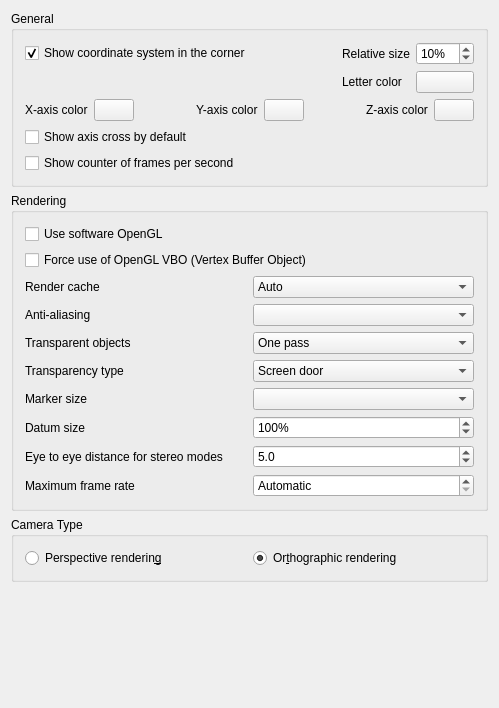
<?xml version="1.0" encoding="UTF-8"?>
<!-- Modified 2026 by SlobCoder for the FreeCAD-LIGHTING fork - see FORK-CHANGES.md. -->
<ui version="4.0">
 <class>Gui::Dialog::DlgSettings3DView</class>
 <widget class="QWidget" name="Gui::Dialog::DlgSettings3DView">
  <property name="geometry">
   <rect>
    <x>0</x>
    <y>0</y>
    <width>499</width>
    <height>708</height>
   </rect>
  </property>
  <property name="windowTitle">
   <string>3D View</string>
  </property>
  <layout class="QVBoxLayout" name="verticalLayout_2">
   <item>
    <widget class="QGroupBox" name="GroupBoxGeneral">
     <property name="enabled">
      <bool>true</bool>
     </property>
     <property name="title">
      <string>General</string>
     </property>
     <layout class="QVBoxLayout" name="verticalLayout">
      <item>
       <layout class="QGridLayout" name="gridLayoutCoord">
        <item row="0" column="0">
         <widget class="Gui::PrefCheckBox" name="CheckBox_CornerCoordSystem">
          <property name="toolTip">
           <string>Main coordinate system will always be shown in
lower right corner within opened files</string>
          </property>
          <property name="text">
           <string>Show coordinate system in the corner</string>
          </property>
          <property name="checked">
           <bool>true</bool>
          </property>
          <property name="prefEntry" stdset="0">
           <cstring>CornerCoordSystem</cstring>
          </property>
          <property name="prefPath" stdset="0">
           <cstring>View</cstring>
          </property>
         </widget>
        </item>
        <item row="0" column="1">
         <spacer name="horizontalSpacerCoord">
          <property name="orientation">
           <enum>Qt::Orientation::Horizontal</enum>
          </property>
          <property name="sizeHint" stdset="0">
           <size>
            <width>40</width>
            <height>0</height>
           </size>
          </property>
         </spacer>
        </item>
        <item row="0" column="2">
         <widget class="QLabel" name="labelCoordSize">
          <property name="text">
           <string>Relative size</string>
          </property>
          <property name="alignment">
           <set>Qt::AlignmentFlag::AlignRight|Qt::AlignmentFlag::AlignTrailing|Qt::AlignmentFlag::AlignVCenter</set>
          </property>
         </widget>
        </item>
        <item row="0" column="3">
         <widget class="Gui::PrefSpinBox" name="SpinBox_CornerCoordSystemSize">
          <property name="toolTip">
           <string>Size of main coordinate system representation
in the corner in % of height/width of the viewport</string>
          </property>
          <property name="suffix">
           <string notr="true">%</string>
          </property>
          <property name="minimum">
           <number>2</number>
          </property>
          <property name="maximum">
           <number>100</number>
          </property>
          <property name="value">
           <number>10</number>
          </property>
          <property name="prefEntry" stdset="0">
           <cstring>CornerCoordSystemSize</cstring>
          </property>
          <property name="prefPath" stdset="0">
           <cstring>View</cstring>
          </property>
         </widget>
        </item>
        <item row="1" column="2">
         <widget class="QLabel" name="axisLetterColorLabel">
          <property name="text">
           <string>Letter color</string>
          </property>
         </widget>
        </item>
        <item row="1" column="3">
         <widget class="Gui::PrefColorButton" name="axisLetterColor">
          <property name="toolTip">
           <string>Axis letter and FPS counter color</string>
          </property>
          <property name="color">
           <color>
            <red>0</red>
            <green>0</green>
            <blue>0</blue>
           </color>
          </property>
          <property name="prefEntry" stdset="0">
           <cstring>AxisLetterColor</cstring>
          </property>
          <property name="prefPath" stdset="0">
           <cstring>View</cstring>
          </property>
         </widget>
        </item>
       </layout>
      </item>
      <item>
       <layout class="QHBoxLayout" name="horizontalLayout_2">
        <item>
         <widget class="QLabel" name="xAxisLabel">
          <property name="text">
           <string>X-axis color</string>
          </property>
         </widget>
        </item>
        <item>
         <widget class="Gui::PrefColorButton" name="xAxisColor">
          <property name="text">
           <string/>
          </property>
          <property name="color">
           <color>
            <red>204</red>
            <green>51</green>
            <blue>51</blue>
           </color>
          </property>
          <property name="prefEntry" stdset="0">
           <cstring>AxisXColor</cstring>
          </property>
          <property name="prefPath" stdset="0">
           <cstring>View</cstring>
          </property>
         </widget>
        </item>
        <item>
         <spacer name="horizontalSpacer_2">
          <property name="orientation">
           <enum>Qt::Orientation::Horizontal</enum>
          </property>
          <property name="sizeHint" stdset="0">
           <size>
            <width>40</width>
            <height>20</height>
           </size>
          </property>
         </spacer>
        </item>
        <item>
         <widget class="QLabel" name="yAxisLabel">
          <property name="text">
           <string>Y-axis color</string>
          </property>
         </widget>
        </item>
        <item>
         <widget class="Gui::PrefColorButton" name="yAxisColor">
          <property name="text">
           <string/>
          </property>
          <property name="color">
           <color>
            <red>51</red>
            <green>204</green>
            <blue>51</blue>
           </color>
          </property>
          <property name="prefEntry" stdset="0">
           <cstring>AxisYColor</cstring>
          </property>
          <property name="prefPath" stdset="0">
           <cstring>View</cstring>
          </property>
         </widget>
        </item>
        <item>
         <spacer name="horizontalSpacer_3">
          <property name="orientation">
           <enum>Qt::Orientation::Horizontal</enum>
          </property>
          <property name="sizeHint" stdset="0">
           <size>
            <width>40</width>
            <height>20</height>
           </size>
          </property>
         </spacer>
        </item>
        <item>
         <widget class="QLabel" name="zAxisLabel">
          <property name="text">
           <string>Z-axis color</string>
          </property>
         </widget>
        </item>
        <item>
         <widget class="Gui::PrefColorButton" name="zAxisColor">
          <property name="text">
           <string/>
          </property>
          <property name="color">
           <color>
            <red>51</red>
            <green>51</green>
            <blue>204</blue>
           </color>
          </property>
          <property name="prefEntry" stdset="0">
           <cstring>AxisZColor</cstring>
          </property>
          <property name="prefPath" stdset="0">
           <cstring>View</cstring>
          </property>
         </widget>
        </item>
       </layout>
      </item>
      <item>
       <widget class="Gui::PrefCheckBox" name="CheckBox_ShowAxisCross">
        <property name="toolTip">
         <string>Axis cross will be shown by default at file
opening or creation</string>
        </property>
        <property name="text">
         <string>Show axis cross by default</string>
        </property>
        <property name="prefEntry" stdset="0">
         <cstring>ShowAxisCross</cstring>
        </property>
        <property name="prefPath" stdset="0">
         <cstring>View</cstring>
        </property>
       </widget>
      </item>
      <item>
       <widget class="Gui::PrefCheckBox" name="CheckBox_ShowFPS">
        <property name="toolTip">
         <string>Time needed for last operation and resulting frame rate
will be shown at the lower left corner in opened files</string>
        </property>
        <property name="text">
         <string>Show counter of frames per second</string>
        </property>
        <property name="prefEntry" stdset="0">
         <cstring>ShowFPS</cstring>
        </property>
        <property name="prefPath" stdset="0">
         <cstring>View</cstring>
        </property>
       </widget>
      </item>
     </layout>
    </widget>
   </item>
   <item>
    <widget class="QGroupBox" name="GroupBox12">
     <property name="enabled">
      <bool>true</bool>
     </property>
     <property name="title">
      <string>Rendering</string>
     </property>
     <layout class="QVBoxLayout" name="verticalLayout_3">
      <item>
       <widget class="Gui::PrefCheckBox" name="CheckBox_use_SW_OpenGL">
        <property name="toolTip">
         <string>This option is useful for troubleshooting graphics card and driver problems.
Changing this option requires a restart of the application.</string>
        </property>
        <property name="text">
         <string>Use software OpenGL</string>
        </property>
        <property name="prefEntry" stdset="0">
         <cstring>UseSoftwareOpenGL</cstring>
        </property>
        <property name="prefPath" stdset="0">
         <cstring>OpenGL</cstring>
        </property>
       </widget>
      </item>
      <item>
       <widget class="Gui::PrefCheckBox" name="CheckBox_useVBO">
        <property name="toolTip">
         <string>A VBO is an OpenGL feature that enables uploading geometry data
to the graphics card, and is how efficient 3D rendering is done
on modern hardware.
This feature might not be used by default if you are running old
hardware or drivers. By selecting this option its usage will be
forcibly enabled.

Note: Turning this on is typically not required. If you do,
remember to report this setting as enabled when seeking support.</string>
        </property>
        <property name="text">
         <string>Force use of OpenGL VBO (Vertex Buffer Object)</string>
        </property>
        <property name="prefEntry" stdset="0">
         <cstring>UseVBO</cstring>
        </property>
        <property name="prefPath" stdset="0">
         <cstring>View</cstring>
        </property>
       </widget>
      </item>
      <item>
       <layout class="QGridLayout" name="gridLayout">
        <item row="0" column="0">
         <widget class="QLabel" name="renderCacheLabel">
          <property name="text">
           <string>Render cache</string>
          </property>
         </widget>
        </item>
        <item row="6" column="0">
         <widget class="QLabel" name="textLabel1">
          <property name="text">
           <string>Eye to eye distance for stereo modes</string>
          </property>
         </widget>
        </item>
        <item row="0" column="1">
         <widget class="QComboBox" name="renderCache">
          <property name="minimumSize">
           <size>
            <width>120</width>
            <height>0</height>
           </size>
          </property>
          <property name="toolTip">
           <string>'Render caching' is another way to say 'Rendering acceleration'.
There are 3 options available to achieve this:
1) 'Auto' (default), let Coin3D decide where to cache.
2) 'Distributed', manually turn on cache for all view provider root node.
3) 'Centralized', manually turn off cache in all nodes of all view provider, and
only cache at the scene graph root node. This offers the fastest rendering speed
but slower response to any scene changes.</string>
          </property>
          <property name="currentIndex">
           <number>0</number>
          </property>
          <item>
           <property name="text">
            <string>Auto</string>
           </property>
          </item>
          <item>
           <property name="text">
            <string>Distributed</string>
           </property>
          </item>
          <item>
           <property name="text">
            <string>Centralized</string>
           </property>
          </item>
         </widget>
        </item>
        <item row="1" column="1">
         <widget class="QComboBox" name="comboAliasing">
          <property name="minimumSize">
           <size>
            <width>120</width>
            <height>0</height>
           </size>
          </property>
          <property name="toolTip">
           <string>Method of multisample anti-aliasing</string>
          </property>
         </widget>
        </item>
        <item row="1" column="0">
         <widget class="QLabel" name="aliasingLAbel">
          <property name="text">
           <string>Anti-aliasing</string>
          </property>
         </widget>
        </item>
        <item row="6" column="1">
         <widget class="Gui::PrefDoubleSpinBox" name="FloatSpinBox_EyeDistance">
          <property name="minimumSize">
           <size>
            <width>120</width>
            <height>0</height>
           </size>
          </property>
          <property name="toolTip">
           <string>Eye-to-eye distance used for stereo projections.
The specified value is a factor that will be multiplied with the
bounding box size of the 3D object that is currently displayed.</string>
          </property>
          <property name="decimals">
           <number>1</number>
          </property>
          <property name="minimum">
           <double>0.100000000000000</double>
          </property>
          <property name="maximum">
           <double>1000.000000000000000</double>
          </property>
          <property name="singleStep">
           <double>2.000000000000000</double>
          </property>
          <property name="value">
           <double>5.000000000000000</double>
          </property>
          <property name="prefEntry" stdset="0">
           <cstring>EyeDistance</cstring>
          </property>
          <property name="prefPath" stdset="0">
           <cstring>View</cstring>
          </property>
         </widget>
        </item>
        <item row="2" column="1">
         <widget class="Gui::PrefComboBox" name="comboTransparentRender">
          <property name="minimumSize">
           <size>
            <width>120</width>
            <height>0</height>
           </size>
          </property>
          <property name="toolTip">
           <string>Render types of transparent objects</string>
          </property>
          <property name="prefEntry" stdset="0">
           <cstring>TransparentObjectRenderType</cstring>
          </property>
          <property name="prefPath" stdset="0">
           <cstring>View</cstring>
          </property>
          <item>
           <property name="text">
            <string>One pass</string>
           </property>
          </item>
          <item>
           <property name="text">
            <string>Backface pass</string>
           </property>
          </item>
         </widget>
        </item>
        <item row="2" column="0">
         <widget class="QLabel" name="transparentRenderLabel">
          <property name="toolTip">
           <string/>
          </property>
          <property name="text">
           <string>Transparent objects</string>
          </property>
         </widget>
        </item>
        <item row="3" column="0">
         <widget class="QLabel" name="transparencyTypeLabel">
          <property name="toolTip">
           <string>Rendering strategy for transparent geometry. The item order matches the SoGLRenderAction transparency types.</string>
          </property>
          <property name="text">
           <string>Transparency type</string>
          </property>
         </widget>
        </item>
        <item row="3" column="1">
         <widget class="Gui::PrefComboBox" name="comboTransparencyType">
          <property name="toolTip">
           <string>Rendering strategy for transparent objects. "Per-pixel linked list (OIT)" computes the transparency ordering completely on the GPU, per pixel: most accurate and fast for complex models, requires the Coin fork.</string>
          </property>
          <property name="prefEntry" stdset="0">
           <cstring>TransparencyType</cstring>
          </property>
          <property name="prefPath" stdset="0">
           <cstring>View</cstring>
          </property>
          <item>
           <property name="text">
            <string>Screen door</string>
           </property>
          </item>
          <item>
           <property name="text">
            <string>Add</string>
           </property>
          </item>
          <item>
           <property name="text">
            <string>Delayed add</string>
           </property>
          </item>
          <item>
           <property name="text">
            <string>Sorted object add</string>
           </property>
          </item>
          <item>
           <property name="text">
            <string>Blend</string>
           </property>
          </item>
          <item>
           <property name="text">
            <string>Delayed blend</string>
           </property>
          </item>
          <item>
           <property name="text">
            <string>Sorted object blend (default)</string>
           </property>
          </item>
          <item>
           <property name="text">
            <string>Sorted object sorted triangle add</string>
           </property>
          </item>
          <item>
           <property name="text">
            <string>Sorted object sorted triangle blend</string>
           </property>
          </item>
          <item>
           <property name="text">
            <string>None</string>
           </property>
          </item>
          <item>
           <property name="text">
            <string>Sorted layers blend</string>
           </property>
          </item>
          <item>
           <property name="text">
            <string>Per-pixel linked list (OIT)</string>
           </property>
          </item>
         </widget>
        </item>
        <item row="4" column="0">
         <widget class="QLabel" name="markerSizeLabel">
          <property name="toolTip">
           <string/>
          </property>
          <property name="text">
           <string>Marker size</string>
          </property>
         </widget>
        </item>
        <item row="4" column="1">
         <widget class="QComboBox" name="boxMarkerSize">
          <property name="minimumSize">
           <size>
            <width>120</width>
            <height>0</height>
           </size>
          </property>
          <property name="toolTip">
           <string>Size of vertices in the Sketcher, TechDraw and other workbenches</string>
          </property>
         </widget>
        </item>
        <item row="5" column="0">
         <widget class="QLabel" name="markerSizeLabel_2">
          <property name="toolTip">
           <string/>
          </property>
          <property name="text">
           <string>Datum size</string>
          </property>
         </widget>
        </item>
        <item row="5" column="1">
         <widget class="Gui::PrefDoubleSpinBox" name="FloatSpinBox_DatumScale">
          <property name="minimumSize">
           <size>
            <width>120</width>
            <height>0</height>
           </size>
          </property>
          <property name="toolTip">
           <string>Size of core datum objects</string>
          </property>
          <property name="suffix">
           <string>%</string>
          </property>
          <property name="decimals">
           <number>0</number>
          </property>
          <property name="minimum">
           <double>0.000000000000000</double>
          </property>
          <property name="maximum">
           <double>400.000000000000000</double>
          </property>
          <property name="singleStep">
           <double>5.000000000000000</double>
          </property>
          <property name="value">
           <double>100.000000000000000</double>
          </property>
          <property name="prefEntry" stdset="0">
           <cstring>DatumScale</cstring>
          </property>
          <property name="prefPath" stdset="0">
           <cstring>View</cstring>
          </property>
         </widget>
        </item>
        <item row="7" column="0">
         <widget class="QLabel" name="maxFrameRateLabel">
          <property name="text">
           <string>Maximum frame rate</string>
          </property>
         </widget>
        </item>
        <item row="7" column="1">
         <widget class="Gui::PrefSpinBox" name="SpinBox_MaxFrameRate">
          <property name="minimumSize">
           <size>
            <width>120</width>
            <height>0</height>
           </size>
          </property>
          <property name="toolTip">
           <string>Upper limit on how often the 3D view is redrawn.
'Automatic' follows the refresh rate of the display, since drawing
faster than the display can show only wastes graphics card work.
Set to 0 to redraw as fast as the graphics driver allows.</string>
          </property>
          <property name="specialValueText">
           <string>Automatic</string>
          </property>
          <property name="suffix">
           <string> FPS</string>
          </property>
          <property name="minimum">
           <number>-1</number>
          </property>
          <property name="maximum">
           <number>1000</number>
          </property>
          <property name="value">
           <number>-1</number>
          </property>
          <property name="prefEntry" stdset="0">
           <cstring>MaxFrameRate</cstring>
          </property>
          <property name="prefPath" stdset="0">
           <cstring>View</cstring>
          </property>
         </widget>
        </item>
       </layout>
      </item>
     </layout>
    </widget>
   </item>
   <item>
    <widget class="QGroupBox" name="groupBoxCamera">
     <property name="title">
      <string>Camera Type</string>
     </property>
     <layout class="QGridLayout" name="gridLayout1">
      <property name="leftMargin">
       <number>11</number>
      </property>
      <property name="topMargin">
       <number>11</number>
      </property>
      <property name="rightMargin">
       <number>11</number>
      </property>
      <property name="bottomMargin">
       <number>11</number>
      </property>
      <property name="spacing">
       <number>6</number>
      </property>
      <item row="0" column="0">
       <widget class="Gui::PrefRadioButton" name="radioPerspective">
        <property name="toolTip">
         <string>Objects will appear in a perspective projection</string>
        </property>
        <property name="text">
         <string>Perspective renderin&amp;g</string>
        </property>
        <property name="prefEntry" stdset="0">
         <cstring>Perspective</cstring>
        </property>
        <property name="prefPath" stdset="0">
         <cstring>View</cstring>
        </property>
       </widget>
      </item>
      <item row="0" column="1">
       <widget class="Gui::PrefRadioButton" name="radioOrthographic">
        <property name="toolTip">
         <string>Objects will be in orthographic projection</string>
        </property>
        <property name="text">
         <string>Or&amp;thographic rendering</string>
        </property>
        <property name="checked">
         <bool>true</bool>
        </property>
        <property name="prefEntry" stdset="0">
         <cstring>Orthographic</cstring>
        </property>
        <property name="prefPath" stdset="0">
         <cstring>View</cstring>
        </property>
       </widget>
      </item>
     </layout>
    </widget>
   </item>
   <item>
    <spacer>
     <property name="orientation">
      <enum>Qt::Orientation::Vertical</enum>
     </property>
     <property name="sizeHint" stdset="0">
      <size>
       <width>455</width>
       <height>16</height>
      </size>
     </property>
    </spacer>
   </item>
  </layout>
 </widget>
 <layoutdefault spacing="6" margin="11"/>
 <customwidgets>
  <customwidget>
   <class>Gui::ColorButton</class>
   <extends>QPushButton</extends>
   <header>Gui/Widgets.h</header>
  </customwidget>
  <customwidget>
   <class>Gui::PrefSpinBox</class>
   <extends>QSpinBox</extends>
   <header>Gui/PrefWidgets.h</header>
  </customwidget>
  <customwidget>
   <class>Gui::PrefColorButton</class>
   <extends>Gui::ColorButton</extends>
   <header>Gui/PrefWidgets.h</header>
  </customwidget>
  <customwidget>
   <class>Gui::PrefRadioButton</class>
   <extends>QRadioButton</extends>
   <header>Gui/PrefWidgets.h</header>
  </customwidget>
  <customwidget>
   <class>Gui::PrefCheckBox</class>
   <extends>QCheckBox</extends>
   <header>Gui/PrefWidgets.h</header>
  </customwidget>
  <customwidget>
   <class>Gui::PrefComboBox</class>
   <extends>QComboBox</extends>
   <header>Gui/PrefWidgets.h</header>
  </customwidget>
  <customwidget>
   <class>Gui::PrefDoubleSpinBox</class>
   <extends>QDoubleSpinBox</extends>
   <header>Gui/PrefWidgets.h</header>
  </customwidget>
 </customwidgets>
 <resources/>
 <connections>
  <connection>
   <sender>CheckBox_CornerCoordSystem</sender>
   <signal>toggled(bool)</signal>
   <receiver>SpinBox_CornerCoordSystemSize</receiver>
   <slot>setEnabled(bool)</slot>
   <hints>
    <hint type="sourcelabel">
     <x>20</x>
     <y>20</y>
    </hint>
    <hint type="destinationlabel">
     <x>20</x>
     <y>20</y>
    </hint>
   </hints>
  </connection>
  <connection>
   <sender>CheckBox_CornerCoordSystem</sender>
   <signal>toggled(bool)</signal>
   <receiver>axisLetterColor</receiver>
   <slot>setEnabled(bool)</slot>
   <hints>
    <hint type="sourcelabel">
     <x>20</x>
     <y>20</y>
    </hint>
    <hint type="destinationlabel">
     <x>20</x>
     <y>20</y>
    </hint>
   </hints>
  </connection>
 </connections>
</ui>
